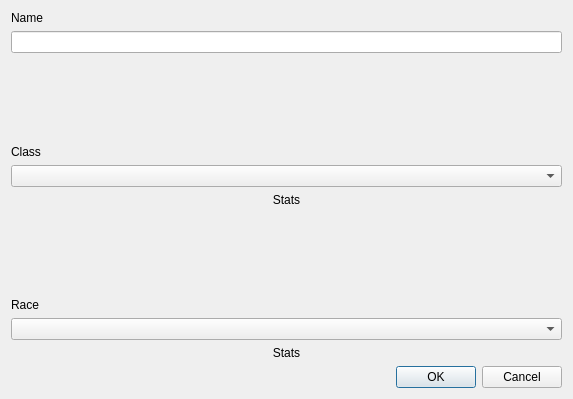
<?xml version="1.0" encoding="UTF-8"?>
<ui version="4.0">
 <class>Dialog</class>
 <widget class="QDialog" name="Dialog">
  <property name="geometry">
   <rect>
    <x>0</x>
    <y>0</y>
    <width>573</width>
    <height>399</height>
   </rect>
  </property>
  <property name="windowTitle">
   <string>Edit Character</string>
  </property>
  <layout class="QVBoxLayout" name="verticalLayout">
   <item>
    <layout class="QHBoxLayout" name="horizontalLayout">
     <item>
      <layout class="QVBoxLayout" name="verticalLayout_3">
       <item>
        <widget class="QLabel" name="label">
         <property name="text">
          <string>Name</string>
         </property>
        </widget>
       </item>
       <item>
        <widget class="QLineEdit" name="name"/>
       </item>
       <item>
        <spacer name="verticalSpacer">
         <property name="orientation">
          <enum>Qt::Orientation::Vertical</enum>
         </property>
         <property name="sizeHint" stdset="0">
          <size>
           <width>20</width>
           <height>40</height>
          </size>
         </property>
        </spacer>
       </item>
       <item>
        <widget class="QLabel" name="label_3">
         <property name="text">
          <string>Class</string>
         </property>
        </widget>
       </item>
       <item>
        <widget class="QComboBox" name="clazz"/>
       </item>
       <item>
        <widget class="QLabel" name="classStats">
         <property name="text">
          <string>Stats</string>
         </property>
         <property name="alignment">
          <set>Qt::AlignmentFlag::AlignCenter</set>
         </property>
        </widget>
       </item>
       <item>
        <spacer name="verticalSpacer_2">
         <property name="orientation">
          <enum>Qt::Orientation::Vertical</enum>
         </property>
         <property name="sizeHint" stdset="0">
          <size>
           <width>20</width>
           <height>40</height>
          </size>
         </property>
        </spacer>
       </item>
       <item>
        <widget class="QLabel" name="label_2">
         <property name="text">
          <string>Race</string>
         </property>
        </widget>
       </item>
       <item>
        <widget class="QComboBox" name="race"/>
       </item>
      </layout>
     </item>
    </layout>
   </item>
   <item>
    <widget class="QLabel" name="raceStats">
     <property name="minimumSize">
      <size>
       <width>0</width>
       <height>0</height>
      </size>
     </property>
     <property name="text">
      <string>Stats</string>
     </property>
     <property name="alignment">
      <set>Qt::AlignmentFlag::AlignCenter</set>
     </property>
    </widget>
   </item>
   <item>
    <widget class="QDialogButtonBox" name="buttonBox">
     <property name="orientation">
      <enum>Qt::Orientation::Horizontal</enum>
     </property>
     <property name="standardButtons">
      <set>QDialogButtonBox::StandardButton::Cancel|QDialogButtonBox::StandardButton::Ok</set>
     </property>
    </widget>
   </item>
  </layout>
 </widget>
 <resources/>
 <connections>
  <connection>
   <sender>buttonBox</sender>
   <signal>accepted()</signal>
   <receiver>Dialog</receiver>
   <slot>accept()</slot>
   <hints>
    <hint type="sourcelabel">
     <x>248</x>
     <y>254</y>
    </hint>
    <hint type="destinationlabel">
     <x>157</x>
     <y>274</y>
    </hint>
   </hints>
  </connection>
  <connection>
   <sender>buttonBox</sender>
   <signal>rejected()</signal>
   <receiver>Dialog</receiver>
   <slot>reject()</slot>
   <hints>
    <hint type="sourcelabel">
     <x>316</x>
     <y>260</y>
    </hint>
    <hint type="destinationlabel">
     <x>286</x>
     <y>274</y>
    </hint>
   </hints>
  </connection>
 </connections>
</ui>
